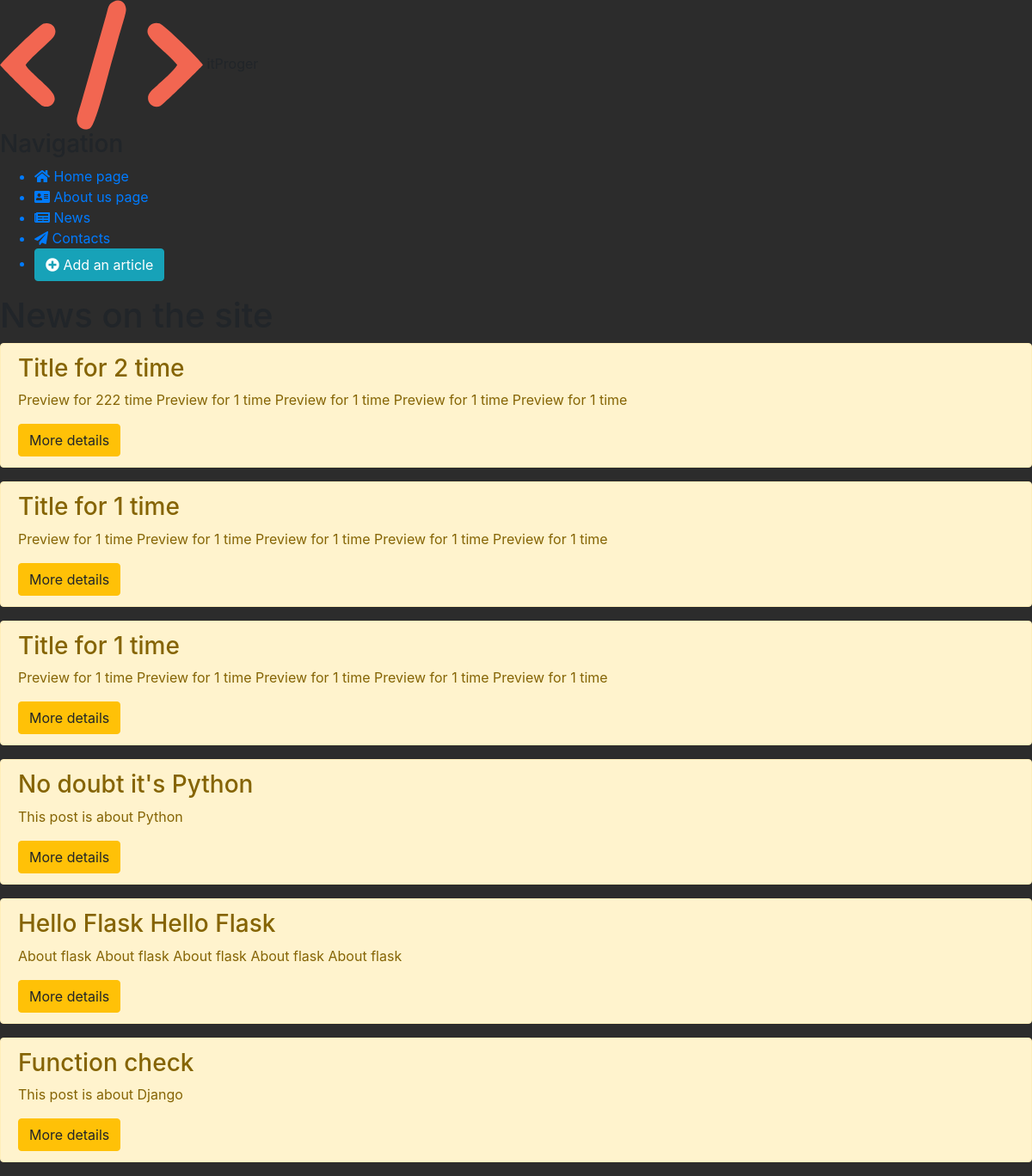
The page /news/ on the database as committed earlier.
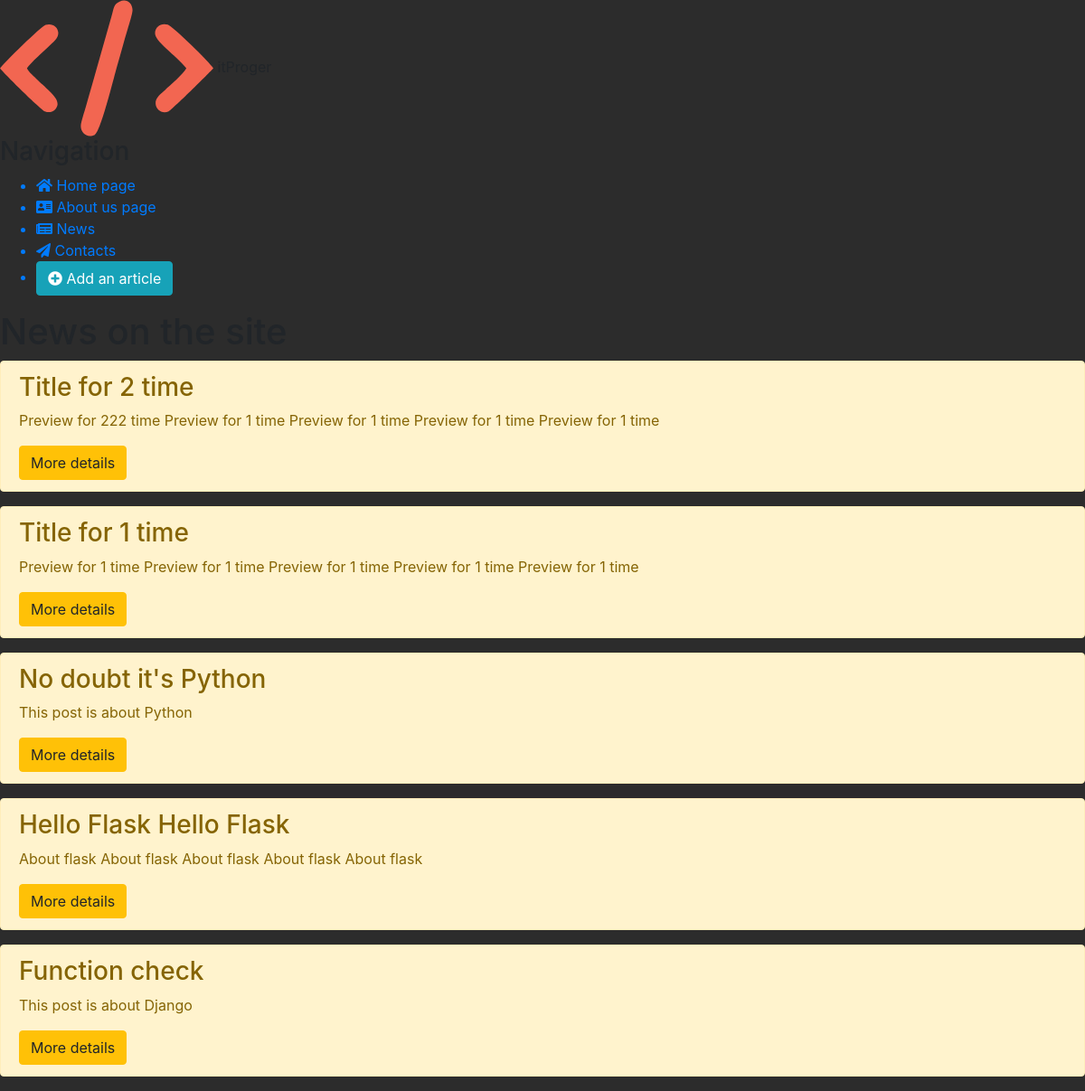
The same page on the database as committed later.
### news/models.py (models this page shows, shortened)
class Article(models.Model):
    title = models.CharField('Title', max_length=50, default='No title')
    preview = models.CharField('Preview', max_length=250)
    full_text = models.TextField('Article')
    date = models.DateTimeField('Publication date')
    class Meta:
        verbose_name = 'Article'
        verbose_name_plural = 'Articles'

### news/views.py (the view)
# urls.py: path('', views.news_home, name='news_home'),
def news_home(request):
    news = Article.objects.all().order_by('-date')
    return render(request, 'news/news_home.html', {'news': news})

### news/templates/news/news_home.html (shortened to what this page needs)
{% extends 'main/layout.html' %}
{% block content %}
    <div class="features">
        <h1>News on the site</h1>
    {% if news %}
        {% for el_news in news %}
            <div class="alert alert-warning">
                <h3>{{ el_news.title }}</h3>
                <p>{{ el_news.preview }}</p>
                <a href="{% url 'news-detail' el_news.id %}" class="btn btn-warning">More details</a>
            </div>
        {% endfor %}
    {% else %}
        <p>No news</p>
    {% endif %}
    </div>
{% endblock %}

Rows that differ between the two databases and show on the page:
removed Article: title "Title for 1 time", preview "Preview for 1 time Preview for 1 time Preview for 1 time Preview for 1 time Preview for 1 time"
